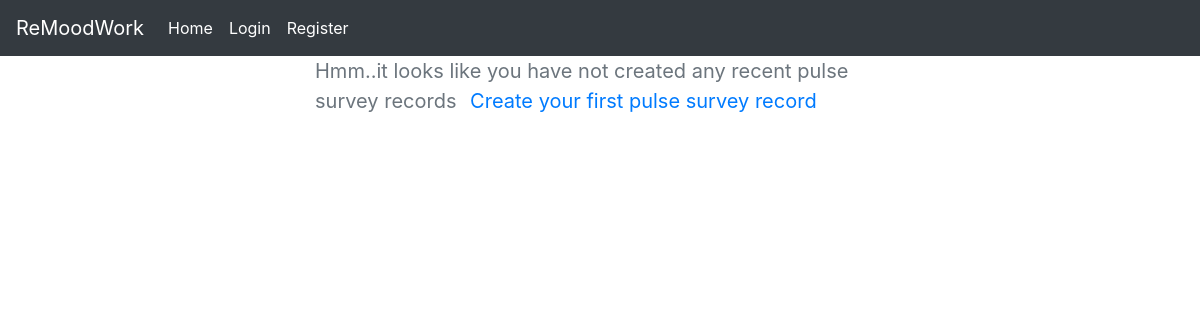
The page /employee/22/pulsesurvey/ on the database as committed earlier.
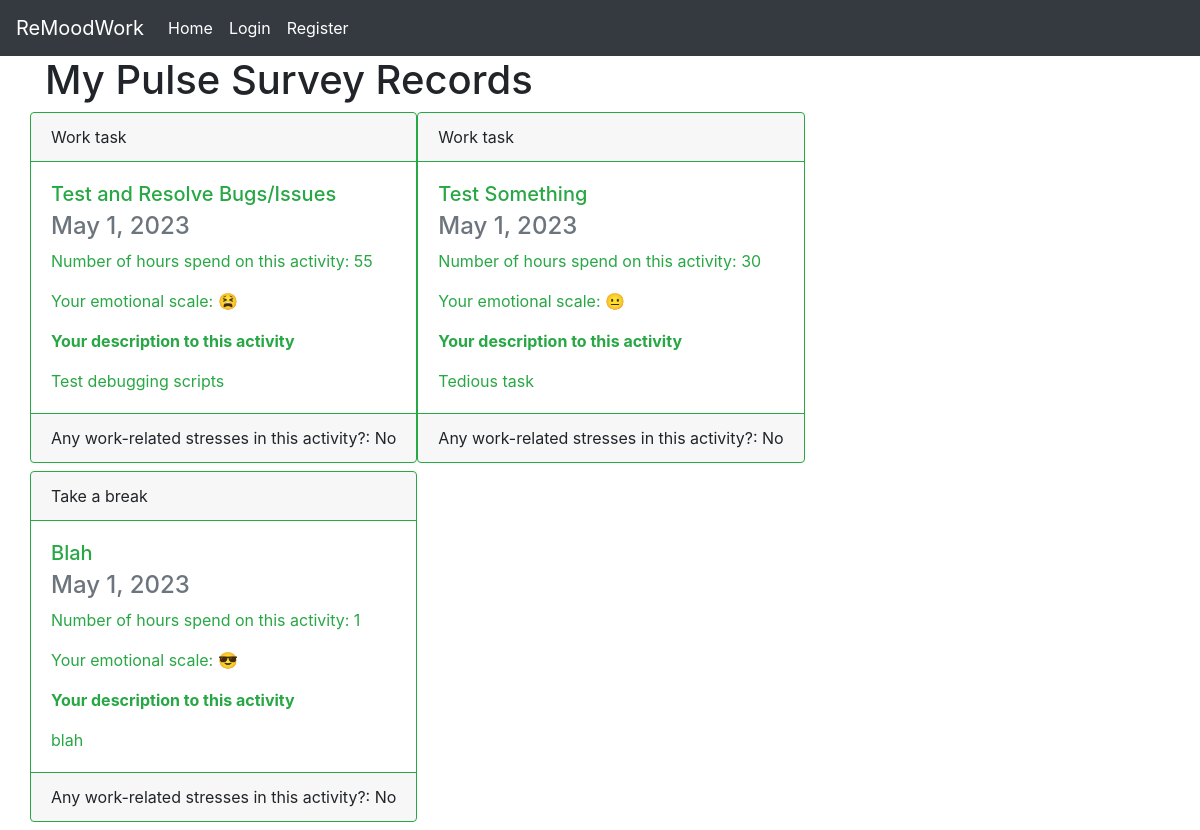
The same page on the database as committed later.
### workrecords/models.py (models this page shows, shortened)
class PulseSurvey(models.Model):
    ACTIVITY_TYPE_CHOICES = (
        ("WT", "Work task"),
        ("TB", "Take a break"),
        ("DFV", "Day off/vacation")
    )
    EMOJI_STATUS_CHOICE = (
        ("happy", "\N{grinning face}"),
        ("tired", "\N{tired face}"),
        ("illness", "\N{face with thermometer}"),
        ("taking_break_or_vacation", "\N{smiling face with sunglasses}"),
        ("sleeping", "\N{sleeping face}"),
        ("need_help", "\N{confused face}"),
        ("upset", "\N{crying face}"),
        ("normal", "\N{neutral face}")
    )
    WORK_STRESSOR_STATUS_CHOICE = (
        ('YES', 'Yes'),
        ('NO', 'No')
    )
    activity_name = models.CharField(max_length=205)
    activity_type = models.CharField(max_length=20, choices=ACTIVITY_TYPE_CHOICES)
    num_hours = models.CharField(max_length=10)
    emotional_rate_status = models.CharField(max_length=35, choices=EMOJI_STATUS_CHOICE)
    activity_description = models.TextField(blank=True, null=True)
    work_stressor_status = models.CharField(max_length=5, choices=WORK_STRESSOR_STATUS_CHOICE)
    activity_created = models.DateField(auto_now_add=True)
    employee = models.ForeignKey(Employee, on_delete=models.CASCADE, related_name='pulse_survey')

### workrecords/views.py (the view)
# urls.py: path('employee/<int:pk>/pulsesurvey/', views.pulse_survey_view, name='remoodwork-pulse-survey'),
def pulse_survey_view(request, pk, emp_pk=None):
    pulse_survey_record = None
    if pk:
        user = User.objects.get(pk=pk)
        employee = Employee.objects.get(user=user)
        pulse_survey_records = PulseSurvey.objects.filter(employee=employee)
    context = {
        'user_id': pk,
        'pulse_survey_records': pulse_survey_records,
    }
    return render(request=request,
                  template_name='workrecords/pulse_survey_main_page.html',
                  context=context)

### workrecords/templates/workrecords/pulse_survey_main_page.html (shortened to what this page needs)
{% extends 'workrecords/base.html' %}
{% block content %}
<body>
{% if pulse_survey_records %}
    <div class="container">
        <div class="row">
            <div class="col-12">
                <h1>My Pulse Survey Records</h1>
            </div>
            {% for pulse_survey in pulse_survey_records %}
            <div class="card border-success mb-2" style="max-width: 30rem;">
                <div class="card-header border-success">{{ pulse_survey.get_activity_type_display }}</div>
                <div class="card-body text-success">
                    <h5 class="card-title">{{ pulse_survey.activity_name }}</h5>
                    <h4 class="card-subtitle mb-2 text-muted">{{ pulse_survey.activity_created }}</h4>
                    <p class="card-text">Number of hours spend on this activity: {{ pulse_survey.num_hours }}</p>
                    <p class="card-text">Your emotional scale: {{ pulse_survey.get_emotional_rate_status_display }}</p>
                    <p class="card-text"><strong>Your description to this activity</strong></p>
                    <p class="card-text">{{ pulse_survey.activity_description }}</p>
                </div>
                <div class="card-footer border-success">Any work-related stresses in this activity?: {{ pulse_survey.get_work_stressor_status_display }}</div>
            </div>
            {% endfor %}
        </div>
    </div>
{% else %}
    <div class="col-md-6 mx-auto">
        <small style="font-size: 20px" class="text-muted">
            Hmm..it looks like you have not created any recent pulse survey records
            <a class="ml-2" href="{% url 'remoodwork-create-pulse-survey' user_id %}">Create your first pulse survey record</a>
        </small>
    </div>
{% endif %}
</body>
{% endblock content %}

Rows that differ between the two databases and show on the page:
added PulseSurvey: activity_type "Work task", activity_name "Test and Resolve Bugs/Issues", activity_created "May 1, 2023", num_hours "55", emotional_rate_status "😫", activity_description "Test debugging scripts", work_stressor_status "No"
added PulseSurvey: activity_type "Work task", activity_name "Test Something", activity_created "May 1, 2023", num_hours "30", emotional_rate_status "😐", activity_description "Tedious task", work_stressor_status "No"
added PulseSurvey: activity_type "Take a break", activity_name "Blah", activity_created "May 1, 2023", num_hours "1", emotional_rate_status "😎", activity_description "blah", work_stressor_status "No"
Other text that changed with them:
text no longer shown: "Hmm..it looks like you have not created any recent pulse survey records Create your first pulse survey record"
text now shown: "My Pulse Survey Records"
